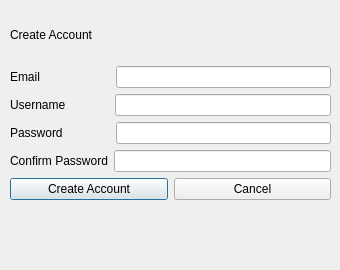
<?xml version="1.0" encoding="UTF-8"?>
<ui version="4.0">
 <class>createAccount</class>
 <widget class="QDialog" name="createAccount">
  <property name="geometry">
   <rect>
    <x>0</x>
    <y>0</y>
    <width>340</width>
    <height>270</height>
   </rect>
  </property>
  <property name="windowTitle">
   <string>Dialog</string>
  </property>
  <widget class="QWidget" name="layoutWidget">
   <property name="geometry">
    <rect>
     <x>10</x>
     <y>10</y>
     <width>321</width>
     <height>190</height>
    </rect>
   </property>
   <layout class="QVBoxLayout" name="verticalLayout">
    <item>
     <widget class="QLabel" name="label_4">
      <property name="text">
       <string>Create Account</string>
      </property>
     </widget>
    </item>
    <item>
     <layout class="QHBoxLayout" name="horizontalLayout_5">
      <item>
       <widget class="QLabel" name="label_5">
        <property name="text">
         <string>Email                     </string>
        </property>
       </widget>
      </item>
      <item>
       <widget class="QLineEdit" name="email_CA"/>
      </item>
     </layout>
    </item>
    <item>
     <layout class="QHBoxLayout" name="horizontalLayout">
      <item>
       <widget class="QLabel" name="label">
        <property name="text">
         <string>Username             </string>
        </property>
       </widget>
      </item>
      <item>
       <widget class="QLineEdit" name="userName_CA"/>
      </item>
     </layout>
    </item>
    <item>
     <layout class="QHBoxLayout" name="horizontalLayout_2">
      <item>
       <widget class="QLabel" name="label_2">
        <property name="text">
         <string>Password              </string>
        </property>
       </widget>
      </item>
      <item>
       <widget class="QLineEdit" name="password_CA"/>
      </item>
     </layout>
    </item>
    <item>
     <layout class="QHBoxLayout" name="horizontalLayout_3">
      <item>
       <widget class="QLabel" name="label_3">
        <property name="text">
         <string>Confirm Password</string>
        </property>
       </widget>
      </item>
      <item>
       <widget class="QLineEdit" name="confirm_password_CA"/>
      </item>
     </layout>
    </item>
    <item>
     <layout class="QHBoxLayout" name="horizontalLayout_4">
      <item>
       <widget class="QPushButton" name="create_acc_btn">
        <property name="text">
         <string>Create Account</string>
        </property>
       </widget>
      </item>
      <item>
       <widget class="QPushButton" name="cancel_btn">
        <property name="text">
         <string>Cancel</string>
        </property>
       </widget>
      </item>
     </layout>
    </item>
   </layout>
  </widget>
 </widget>
 <resources/>
 <connections/>
</ui>
